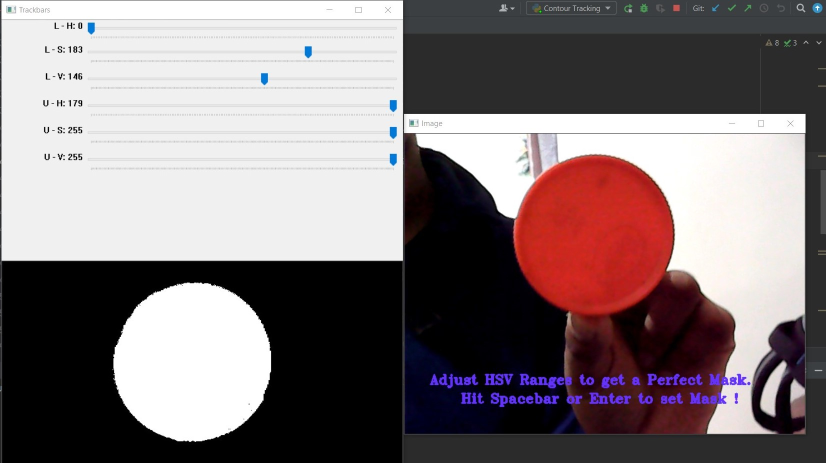
#> input picture Githubimg.jpg, 1651 x 926 px, given in place of the camera (shown at 1/2 size)
$ python 'Contour Tracking.py'
#> lines starting #> are read from the running program, lines starting #| are printed output that depends on the picture; after the words box and inside, x2 and y2 are one past the last pixel; in counts of white or black regions, pixels touching at a corner belong together
import cv2 as cv
import numpy as np
import serial

x_center = 320
y_center = 240    # Based on Frame size of Video Output


class KalmanFilter(object):
    def __init__(self, dt, u_x, u_y, std_acc, x_std_meas, y_std_meas):
        """
        :param dt: sampling time (time for 1 cycle)
        :param u_x: acceleration in x-direction
        :param u_y: acceleration in y-direction
        :param std_acc: process noise magnitude
        :param x_std_meas: standard deviation of the measurement in x-direction
        :param y_std_meas: standard deviation of the measurement in y-direction
        """

        # Define sampling time
        self.dt = dt

        # Define the  control input variables
        self.u = np.matrix([[u_x], [u_y]])

        # Initial State
        self.x = np.matrix([[x_center], [y_center], [0], [0]])

        # Define the State Transition Matrix A
        self.A = np.matrix([[1, 0, self.dt, 0],
                            [0, 1, 0, self.dt],
                            [0, 0, 1, 0],
                            [0, 0, 0, 1]])

        # Define the Control Input Matrix B
        self.B = np.matrix([[(self.dt ** 2) / 2, 0],
                            [0, (self.dt ** 2) / 2],
                            [self.dt, 0],
                            [0, self.dt]])

        # Define Measurement Mapping Matrix
        self.H = np.matrix([[1, 0, 0, 0],
                            [0, 1, 0, 0]])

        # Initial Process Noise Covariance
        self.Q = np.matrix([[(self.dt ** 4) / 4, 0, (self.dt ** 3) / 2, 0],
                            [0, (self.dt ** 4) / 4, 0, (self.dt ** 3) / 2],
                            [(self.dt ** 3) / 2, 0, self.dt ** 2, 0],
                            [0, (self.dt ** 3) / 2, 0, self.dt ** 2]]) * std_acc ** 2

        # Initial Measurement Noise Covariance
        self.R = np.matrix([[x_std_meas ** 2, 0],
                            [0, y_std_meas ** 2]])

        # Initial Covariance Matrix
        self.P = np.eye(self.A.shape[1])

    def predict(self):
        # Update time state

        # x_k =Ax_(k-1) + Bu_(k-1)
        self.x = np.dot(self.A, self.x) + np.dot(self.B, self.u)

        # Calculate error covariance
        # P= A*P*A' + Q
        self.P = np.dot(np.dot(self.A, self.P), self.A.T) + self.Q
        return self.x[0], self.x[1]

    def update(self, z):
        # S = H*P*H'+R
        S = np.dot(self.H, np.dot(self.P, self.H.T)) + self.R

        # Calculate the Kalman Gain
        # K = P * H'* inv(H*P*H'+R)
        K = np.dot(np.dot(self.P, self.H.T), np.linalg.inv(S))
        # New X = X + K(MEASURED - H*X)
        self.x = np.round(self.x + np.dot(K, (z - np.dot(self.H, self.x))))

        I = np.eye(self.H.shape[1])

        # Update error covariance matrix
        self.P = (I - (K * self.H)) * self.P
        return self.x[0, 0], self.x[1, 0]


def nothing(b):
    pass


arduino = serial.Serial('COM5', '9600')
capture = cv.VideoCapture(0)  # Select required Cam INPUT
centers = []
lower_range = np.array([0, 0, 0])
upper_range = np.array([0, 0, 0])
text_frame = np.zeros((640, 480), dtype='uint8')
x, y, w, h = [0, 0, 0, 0]

cv.namedWindow("Trackbars")  # Creating Trackbars to find accurate HSV Ranges
cv.createTrackbar("L - H", "Trackbars", 0, 179, nothing)
cv.createTrackbar("L - S", "Trackbars", 101, 255, nothing)
cv.createTrackbar("L - V", "Trackbars", 162, 255, nothing)
cv.createTrackbar("U - H", "Trackbars", 56, 179, nothing)
cv.createTrackbar("U - S", "Trackbars", 213, 255, nothing)
cv.createTrackbar("U - V", "Trackbars", 255, 255, nothing)

ok = True
while ok:
    ok, img = capture.read()
#> img is the input picture: shape (926, 1651, 3); mean B, G, R 121.8, 119.7, 130.7
    hsv = cv.cvtColor(img, cv.COLOR_BGR2HSV)
#> hsv: shape (926, 1651, 3); mean H, S, V 25.1, 42.7, 133.1
    l_h = cv.getTrackbarPos("L - H",
                            "Trackbars")  # Adjust the trackbars until you get a perfect mask. Hit ENTER or SPACEBAR when done.
    l_s = cv.getTrackbarPos("L - S", "Trackbars")
    l_v = cv.getTrackbarPos("L - V", "Trackbars")
    u_h = cv.getTrackbarPos("U - H", "Trackbars")
    u_s = cv.getTrackbarPos("U - S", "Trackbars")
    u_v = cv.getTrackbarPos("U - V", "Trackbars")
    lower_range = np.array([l_h, l_s, l_v])
    upper_range = np.array([u_h, u_s, u_v])
    mask = cv.inRange(hsv, lower_range, upper_range)
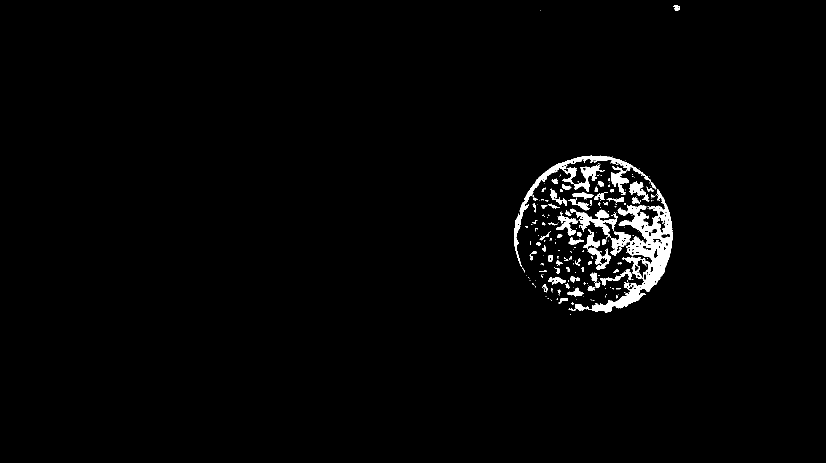
#> mask: shape (926, 1651) (shown at 1/2 size); 1.9% white; 231 white regions (164 under 20 px)
    cv.putText(img, "Adjust HSV Ranges to get a Perfect Mask.", (40, 400),
               cv.FONT_HERSHEY_TRIPLEX, 0.7, (255, 50, 100), 2)
    cv.putText(img, "Hit Spacebar or Enter to set Mask !", (90, 430),
               cv.FONT_HERSHEY_TRIPLEX, 0.7, (255, 50, 100), 2)
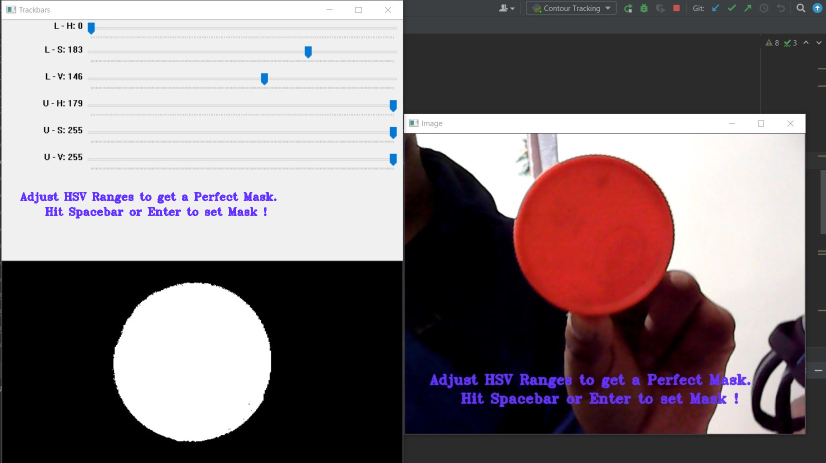
#> img: shape (926, 1651, 3) (shown at 1/2 size); mean B, G, R 121.9, 118.7, 130
    cv.imshow("Trackbars", mask)
    cv.imshow('Image', img)
    if cv.waitKey(1) == 32 or cv.waitKey(1) == 10:
#> (key Esc is pressed here)
#> (key Enter is pressed here)
        print('Mask Set !')
        print(f"Lower Working Range : {lower_range}")
        print(f"Upper Working Range : {upper_range}")
        cv.destroyAllWindows()
        break

KF = KalmanFilter(0.1, 1, 1, 1, 0.1, 0.1)
#> in __init__, `self.dt = dt`: self.dt = 0.1
#> in __init__, `self.A = np.matrix([[1, 0, self.dt, 0], [0, 1, 0, self.dt], [0, 0, 1, ..`: self.A = [[1, 0, 0.1, 0], [0, 1, 0, 0.1], [0, 0, 1, 0], [0, 0, 0, 1]]
#> in __init__, `self.B = np.matrix([[(self.dt ** 2) / 2, 0], [0, (self.dt ** 2) / 2], ..`: self.B = [[0.005, 0], [0, 0.005], [0.1, 0], [0, 0.1]]
#> in __init__, `self.Q = np.matrix([[(self.dt ** 4) / 4, 0, (self.dt ** 3) / 2, 0], [0..`: self.Q = [[2.5e-05, 0, 0.0005, 0], [0, 2.5e-05, 0, 0.0005], [0.0005, 0, 0.01, 0], [0, 0.0005, 0, 0.01]]

while True:
    ret, frame = capture.read()

    cv.resizeWindow('detect', 640, 480)
    hsv_frame = cv.cvtColor(frame, cv.COLOR_BGR2HSV)
    mask = cv.inRange(hsv_frame, lower_range, upper_range)
    contours, _ = cv.findContours(mask, cv.RETR_EXTERNAL, cv.CHAIN_APPROX_SIMPLE)  # Finding Contours based on the mask
#> contours = 230 contours, 176 with area under 20; largest, box (x1, y1, x2, y2) and area: (1140, 377, 1345, 626) 14857, (1028, 311, 1312, 534) 4851, (1176, 495, 1222, 540) 670, (1112, 424, 1155, 472) 632, (1258, 362, 1299, 404) 579
    contours = sorted(contours, key=lambda X: cv.contourArea(X),
                      reverse=True)  # Getting the largest contour(Area) out of all the found contours.


    for cnt in contours:
        area = cv.contourArea(cnt)
        if area > 500:  # Noise Reduction
            (x, y, w, h) = cv.boundingRect(cnt)
            cv.rectangle(frame, (x, y), (x + w, y + h), (0, 0, 255), 2)
            break
        else:
            cv.putText(frame, "No Object Detected !", (100, 100), cv.FONT_HERSHEY_SIMPLEX, 1.5, (0, 0, 255), 2)
#> this loop made 1 pass
#> (area, x, y, w, h) on pass 1: (14857, 1140, 377, 205, 249)
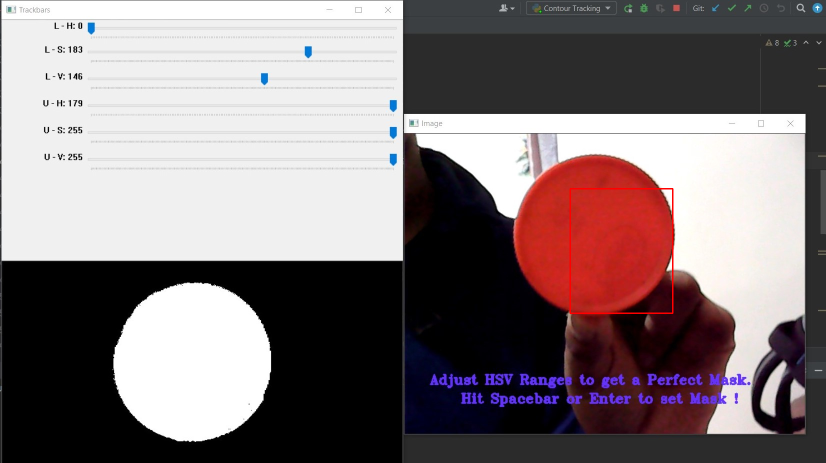
#> frame: shape (926, 1651, 3) (shown at 1/2 size); 0.18% of pixels changed, all inside (x1, y1, x2, y2) = (1139, 376, 1347, 628)

    centers = np.array([[x], [y]])
#> centers = [1140, 377]
    a, b = KF.predict()
#> in predict, `self.x = np.dot(self.A, self.x) + np.dot(self.B, self.u)`: self.x = [[320], [240], [0.1], [0.1]]
#> in predict, `self.P = np.dot(np.dot(self.A, self.P), self.A.T) + self.Q`: self.P = [[1.01, 0, 0.101, 0], [0, 1.01, 0, 0.101], [0.101, 0, 1.01, 0], [0, 0.101, 0, 1.01]]
#> a = [[320]]; b = [[240]]
    x1, y1 = KF.update(centers)
#> in update, `S = np.dot(self.H, np.dot(self.P, self.H.T)) + self.R`: S = [[1.02, 0], [0, 1.02]]
#> in update, `K = np.dot(np.dot(self.P, self.H.T), np.linalg.inv(S))`: K = [[0.99, 0], [0, 0.99], [0.0985, 0], [0, 0.0985]]
#> in update, `self.x = np.round(self.x + np.dot(K, (z - np.dot(self.H, self.x))))`: self.x = [[1132], [376], [81], [14]]
#> in update, `self.P = (I - (K * self.H)) * self.P`: self.P = [[0.0099, 0, 0.000985, 0], [0, 0.0099, 0, 0.000985], [0.000985, 0, 1, 0], [0, 0.000985, 0, 1]]
#> x1 = 1132; y1 = 376
    cv.rectangle(frame, (int(x1), int(y1)), (int(x1) + w, int(y1) + h), (0, 255, 0), 2)
    cv.putText(frame, "Estimated Position", (int(x1) + 15, int(y1) + 10), 0, 0.5, (0, 0, 255), 2)
    x_center = int((x1 + x1 + w) / 2)
#> x_center = 1234
    y_center = int((y1 + y1 + h) / 2)
#> y_center = 500
    cv.line(frame, (x_center, 0), (x_center, 480), (0, 255, 0), 2)
    cv.line(frame, (0, y_center), (640, y_center), (0, 255, 0), 2)
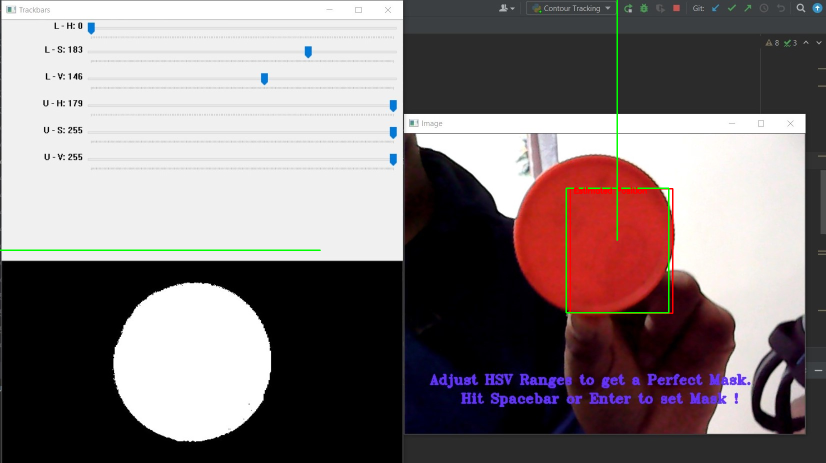
#> frame: shape (926, 1651, 3) (shown at 1/2 size); mean B, G, R 121.2, 120.1, 130.1


    arduino.write(f'X{x_center}Y{y_center}Z'.encode())


    cv.imshow('detect', frame)
    cv.imshow('mask', mask)
    if cv.waitKey(1) == 27:  # Enter ESC to terminate.
#> (key Esc is pressed here)
        break


capture.release()
cv.destroyAllWindows()

$ run again, on git2.jpg
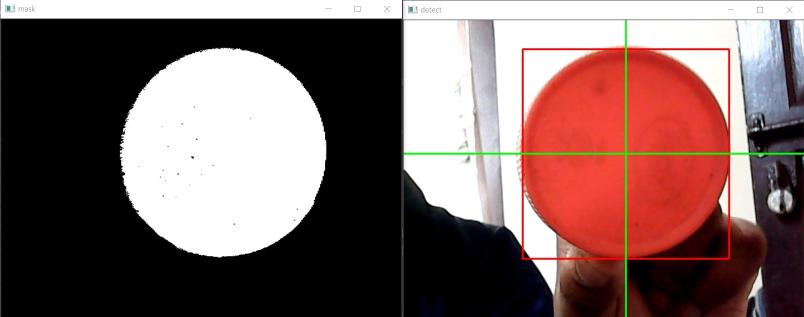
#> input picture git2.jpg, 1608 x 633 px, given in place of the camera (shown at 1/2 size)
#> img is the input picture: shape (633, 1608, 3); mean B, G, R 98.4, 100.6, 124.7
#> hsv: shape (633, 1608, 3); mean H, S, V 19.2, 54.9, 126.6
#> `mask = cv.inRange(hsv, lower_range, upper_range)`:
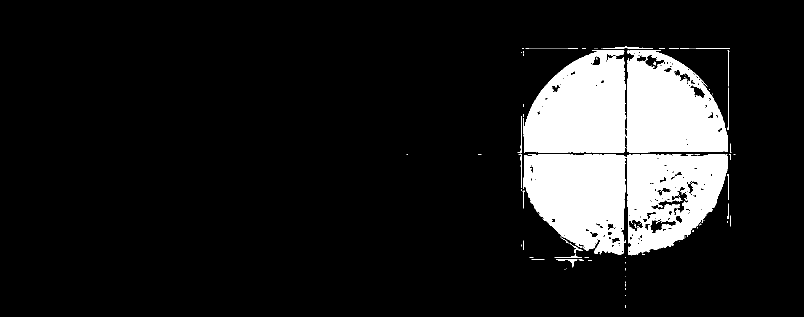
#> mask: shape (633, 1608) (shown at 1/2 size); 12.2% white; 178 white regions (151 under 20 px)
#> self.dt = 0.1
#> self.A = [[1, 0, 0.1, 0], [0, 1, 0, 0.1], [0, 0, 1, 0], [0, 0, 0, 1]]
#> self.B = [[0.005, 0], [0, 0.005], [0.1, 0], [0, 0.1]]
#> self.Q = [[2.5e-05, 0, 0.0005, 0], [0, 2.5e-05, 0, 0.0005], [0.0005, 0, 0.01, 0], [0, 0.0005, 0, 0.01]]
#> contours = 153 contours, 142 with area under 20; largest, box (x1, y1, x2, y2) and area: (1047, 100, 1251, 305) 32852, (1253, 100, 1456, 305) 32498, (1047, 310, 1251, 510) 31897, (1253, 310, 1456, 511) 30500, (1112, 519, 1155, 535) 80
#> the loop `for cnt in contours:` made 1 pass
#> (area, x, y, w, h) on pass 1: (32851.5, 1047, 100, 204, 205)
#> centers = [1047, 100]
#> in predict, `self.x = np.dot(self.A, self.x) + np.dot(self.B, self.u)`: self.x = [[320], [240], [0.1], [0.1]]
#> in predict, `self.P = np.dot(np.dot(self.A, self.P), self.A.T) + self.Q`: self.P = [[1.01, 0, 0.101, 0], [0, 1.01, 0, 0.101], [0.101, 0, 1.01, 0], [0, 0.101, 0, 1.01]]
#> a = [[320]]; b = [[240]]
#> S = [[1.02, 0], [0, 1.02]]
#> K = [[0.99, 0], [0, 0.99], [0.0985, 0], [0, 0.0985]]
#> in update, `self.x = np.round(self.x + np.dot(K, (z - np.dot(self.H, self.x))))`: self.x = [[1040], [101], [72], [-14]]
#> in update, `self.P = (I - (K * self.H)) * self.P`: self.P = [[0.0099, 0, 0.000985, 0], [0, 0.0099, 0, 0.000985], [0.000985, 0, 1, 0], [0, 0.000985, 0, 1]]
#> x1 = 1040; y1 = 101
#> x_center = 1142
#> y_center = 203
#> `cv.line(frame, (0, y_center), (640, y_center), (0, 255, 0), 2)`:
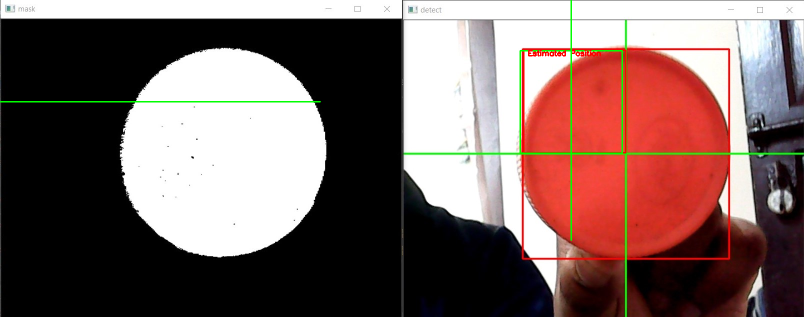
#> frame: shape (633, 1608, 3) (shown at 1/2 size); mean B, G, R 97.4, 100.8, 123.8
